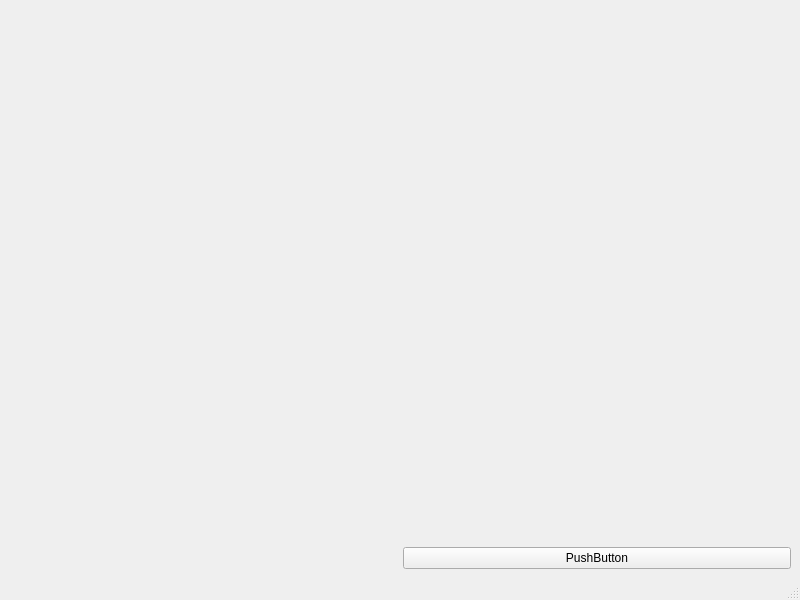
<?xml version="1.0" encoding="UTF-8"?>
<ui version="4.0">
 <class>MainWindow</class>
 <widget class="QMainWindow" name="MainWindow">
  <property name="geometry">
   <rect>
    <x>0</x>
    <y>0</y>
    <width>800</width>
    <height>600</height>
   </rect>
  </property>
  <property name="windowTitle">
   <string>MainWindow</string>
  </property>
  <widget class="QWidget" name="centralwidget">
   <layout class="QGridLayout" name="gridLayout">
    <item row="1" column="1">
     <widget class="QPushButton" name="pushButton">
      <property name="text">
       <string>PushButton</string>
      </property>
     </widget>
    </item>
    <item row="0" column="1">
     <widget class="QLabel" name="label">
      <property name="autoFillBackground">
       <bool>true</bool>
      </property>
      <property name="text">
       <string/>
      </property>
     </widget>
    </item>
    <item row="0" column="0">
     <widget class="QLabel" name="label_2">
      <property name="autoFillBackground">
       <bool>true</bool>
      </property>
      <property name="text">
       <string/>
      </property>
     </widget>
    </item>
   </layout>
  </widget>
  <widget class="QMenuBar" name="menubar">
   <property name="geometry">
    <rect>
     <x>0</x>
     <y>0</y>
     <width>800</width>
     <height>26</height>
    </rect>
   </property>
  </widget>
  <widget class="QStatusBar" name="statusbar"/>
 </widget>
 <resources/>
 <connections/>
</ui>
